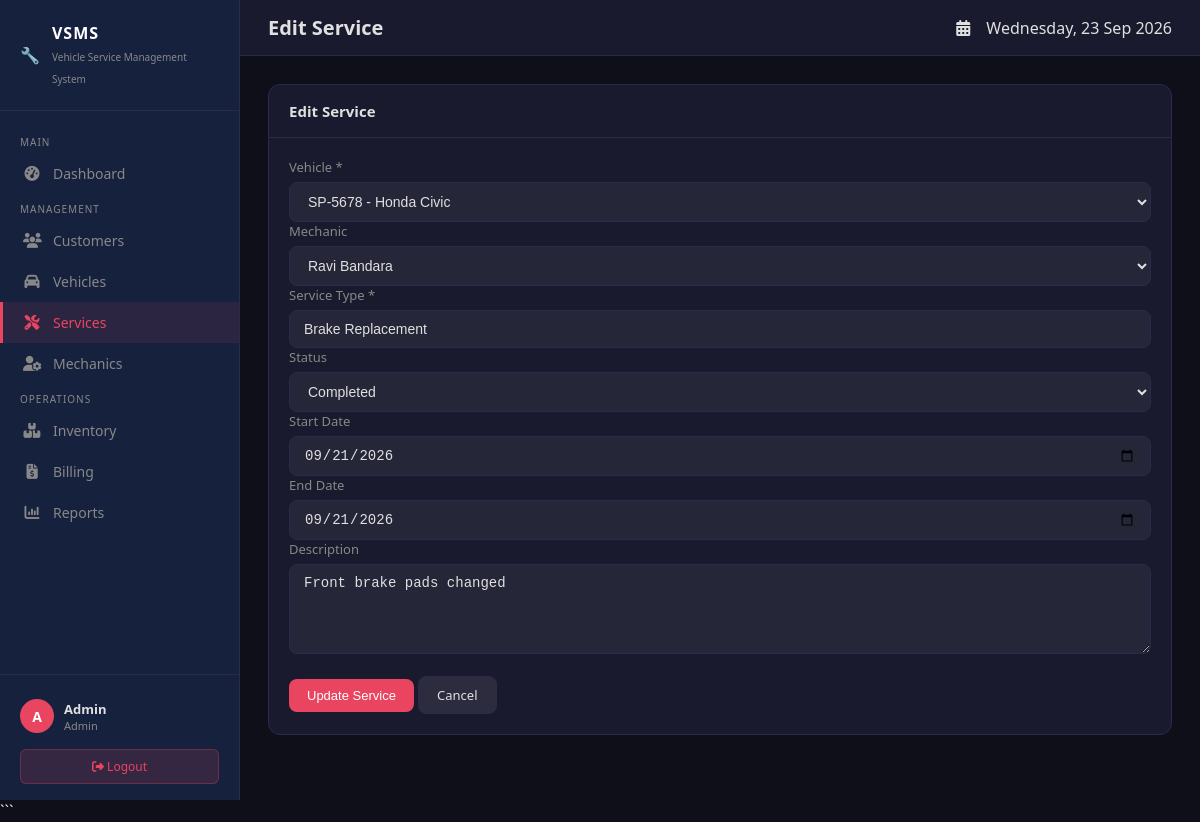
The page /vsms/modules/services/edit.php?id=2 (signed in) on the database its author committed.
### tables this page shows
CREATE TABLE IF NOT EXISTS services (
  service_id   INT AUTO_INCREMENT PRIMARY KEY,
  vehicle_id   INT NOT NULL,
  mechanic_id  INT,
  service_type VARCHAR(100) NOT NULL,
  description  TEXT,
  status       ENUM('Pending','In Progress','Completed','Cancelled') DEFAULT 'Pending',
  start_date   DATE,
  end_date     DATE,
  created_at   DATETIME DEFAULT CURRENT_TIMESTAMP,
  FOREIGN KEY (vehicle_id)  REFERENCES vehicles(vehicle_id)  ON DELETE CASCADE,
  FOREIGN KEY (mechanic_id) REFERENCES mechanics(mechanic_id) ON DELETE SET NULL
);

CREATE TABLE IF NOT EXISTS vehicles (
  vehicle_id      INT AUTO_INCREMENT PRIMARY KEY,
  customer_id     INT NOT NULL,
  make            VARCHAR(50) NOT NULL,
  model           VARCHAR(50) NOT NULL,
  year            YEAR,
  registration_no VARCHAR(30) NOT NULL UNIQUE,
  color           VARCHAR(30),
  mileage         INT DEFAULT 0,
  created_at      DATETIME DEFAULT CURRENT_TIMESTAMP,
  FOREIGN KEY (customer_id) REFERENCES customers(customer_id) ON DELETE CASCADE
);

CREATE TABLE IF NOT EXISTS mechanics (
  mechanic_id     INT AUTO_INCREMENT PRIMARY KEY,
  name            VARCHAR(100) NOT NULL,
  phone           VARCHAR(20),
  specialization  VARCHAR(100),
  status          ENUM('Active','Inactive') DEFAULT 'Active',
  created_at      DATETIME DEFAULT CURRENT_TIMESTAMP
);

### vsms/modules/services/edit.php (the view, shortened to what this page needs)
<?php
require_once $_SERVER["DOCUMENT_ROOT"]."/vsms/includes/header.php";
$id = (int)($_GET['id'] ?? 0);
$stmt = $pdo->prepare("SELECT * FROM services WHERE service_id = ?");
$stmt->execute([$id]);
$service = $stmt->fetch(PDO::FETCH_ASSOC);
$vehicles = $pdo->query("
    SELECT vehicle_id, registration_no, make, model
    FROM vehicles
    ORDER BY registration_no
")->fetchAll(PDO::FETCH_ASSOC);
$mechanics = $pdo->query("
    SELECT mechanic_id, name
    FROM mechanics
    WHERE status='Active'
    ORDER BY name
")->fetchAll(PDO::FETCH_ASSOC);
$data = ($_SERVER['REQUEST_METHOD'] === 'POST') ? $_POST : $service;
?>
<div class="card">
    <div class="card-header">
        <h3>Edit Service</h3>
    </div>
    <div class="card-body">
        <form method="POST">
            <div class="form-group">
                <label>Vehicle *</label>
                <select name="vehicle_id" class="form-control" required>
                    <?php foreach ($vehicles as $v): ?>
                        <option value="<?= $v['vehicle_id'] ?>"
                            <?= ($data['vehicle_id'] == $v['vehicle_id']) ? 'selected' : '' ?>>
                            <?= htmlspecialchars(
                                $v['registration_no'].' - '.$v['make'].' '.$v['model']
                            ) ?>
                        </option>
                    <?php endforeach; ?>
                </select>
            </div>
            <div class="form-group">
                <label>Mechanic</label>
                <select name="mechanic_id" class="form-control">
                    <?php foreach ($mechanics as $m): ?>
                        <option value="<?= $m['mechanic_id'] ?>"
                            <?= ($data['mechanic_id'] == $m['mechanic_id']) ? 'selected' : '' ?>>
                            <?= htmlspecialchars($m['name']) ?>
                        </option>
                    <?php endforeach; ?>
                </select>
            </div>
            <div class="form-group">
                <label>Service Type *</label>
                <input
                    type="text"
                    name="service_type"
                    class="form-control"
                    value="<?= htmlspecialchars($data['service_type']) ?>"
                    required>
            </div>
            <div class="form-group">
                <label>Status</label>
                <select name="status" class="form-control">
                    <option value="Completed"
                        <?= ($data['status'] == 'Completed') ? 'selected' : '' ?>>
                        Completed
                    </option>
                </select>
            </div>
            <div class="form-group">
                <label>Start Date</label>
                <input
                    type="date"
                    name="start_date"
                    class="form-control"
                    value="<?= htmlspecialchars($data['start_date']) ?>">
            </div>
            <div class="form-group">
                <label>End Date</label>
                <input
                    type="date"
                    name="end_date"
                    class="form-control"
                    value="<?= htmlspecialchars($data['end_date']) ?>">
            </div>
            <div class="form-group">
                <label>Description</label>
                <textarea
                    name="description"
                    class="form-control"
                    rows="4"><?= htmlspecialchars($data['description']) ?></textarea>
            </div>
            <br>
            <button type="submit" class="btn btn-primary">
                Update Service
            </button>
            <a href="index.php" class="btn btn-secondary">
                Cancel
            </a>
        </form>
    </div>
</div>
<?php require_once $_SERVER["DOCUMENT_ROOT"]."/vsms/includes/footer.php"; ?>

### vsms/assets/style.css (style rules this page uses)
* { margin: 0; padding: 0; box-sizing: border-box; }
:root { --bg-dark: #0f0f1a; --bg-card: #1a1a2e; --bg-sidebar: #16213e; --accent: #0f3460; --primary: #e94560; --success: #00d084; --warning: #ffb347; --info: #4fc3f7; --text: #e0e0e0; --text-muted: #888; --border: #2a2a4a; }
body { font-family: 'Segoe UI', Tahoma, sans-serif; background: var(--bg-dark); color: var(--text); min-height: 100vh; }
.card { background: var(--bg-card); border: 1px solid var(--border); border-radius: 12px; overflow: hidden; }
.card-header { padding: 16px 20px; border-bottom: 1px solid var(--border); display: flex; align-items: center; justify-content: space-between; }
.card-header h3 { font-size: 15px; font-weight: 600; }
.card-body { padding: 20px; }
.btn { display: inline-flex; align-items: center; gap: 6px; padding: 9px 18px; border-radius: 8px; border: none; cursor: pointer; font-size: 13px; font-weight: 500; text-decoration: none; transition: all 0.2s; }
.btn-primary { background: var(--primary); color: #fff; }
.btn-secondary { background: rgba(255,255,255,0.08); color: var(--text); border: 1px solid var(--border); }
.form-group { display: flex; flex-direction: column; gap: 6px; }
.form-group label { font-size: 13px; color: var(--text-muted); font-weight: 500; }
.form-control { background: rgba(255,255,255,0.05); border: 1px solid var(--border); border-radius: 8px; color: var(--text); padding: 10px 14px; font-size: 14px; transition: border-color 0.2s; width: 100%; }
.form-control option { background: var(--bg-card); }
textarea.form-control { resize: vertical; min-height: 90px; }

### rows shown on the page
services: vehicle_id "SP-5678 - Honda Civic", mechanic_id "Ravi Bandara", service_type "Brake Replacement", status "Completed", start_date "09/21/2026", end_date "09/21/2026", description "Front brake pads changed"

### other values the page prints
substr($_SESSION['user_name'] ?? 'U', 0, 1) "A"
$_SESSION['user_name'] "Admin"
$_SESSION['user_role'] "Admin"
$pageTitle "Edit Service"
